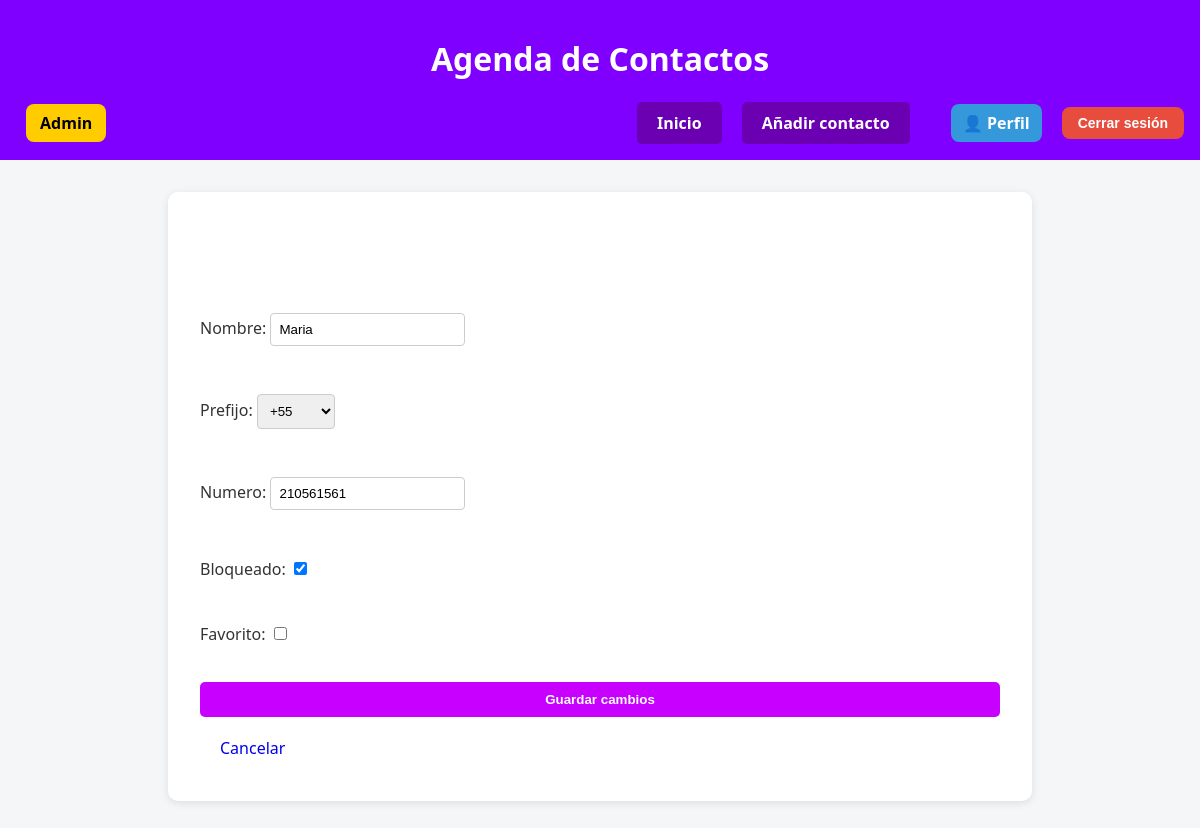
The app's page /editar/24/ (signed in) with its own data.
### modulo/models.py (models this page shows, shortened)
class Contacto(models.Model):
    nombre = models.CharField(max_length=50)
    prefijo = models.ForeignKey(Prefijo, on_delete=models.SET_NULL, null=True, blank=True)
    numero = models.CharField(max_length=20)
    autor = models.ForeignKey(User, on_delete=models.CASCADE)
    bloqueado = models.BooleanField(default=False)
    favorito = models.BooleanField(default=False)

class Prefijo(models.Model):
    prefijo = models.CharField(max_length=10)
    def __str__(self):
        return self.prefijo

### modulo/views.py (the view)
# urls.py: path('editar/<int:contacto_id>/', views.editar_contacto, name='editar_contacto'),
@login_required
def editar_contacto(request, contacto_id):
    contacto = get_object_or_404(Contacto, id=contacto_id, autor=request.user)
    if request.method == 'POST':
        form = ContactoForm(request.POST, instance=contacto)
        if form.is_valid():
            form.save()
            return redirect('index')
    else:
        form = ContactoForm(instance=contacto)
    return render(request, 'modulo/editar_contacto.html', {'form': form, 'contacto': contacto})

### modulo/forms.py
class ContactoForm(forms.ModelForm):
    class Meta:
        model = Contacto
        fields = ['nombre', 'prefijo', 'numero', 'bloqueado', 'favorito']

### modulo/templates/modulo/editar_contacto.html (shortened to what this page needs)
{% extends 'modulo/base.html' %}
{% block content %}
<h2>Editar contacto: {{ contacto.nombre }}</h2>
<form method="post">
    {{ form.as_p }}
    <button type="submit" class="button">Guardar cambios</button>
    <a href="{% url 'index' %}" class="button">Cancelar</a>
</form>
{% endblock %}

### modulo/static/modulo/css/index.css (style rules this page uses)
body { font-family: 'Segoe UI', Tahoma, Geneva, Verdana, sans-serif; margin: 0; padding: 0; background-color: #f4f6f8; color: #333; }
h1, h2 { color: #ffffff; }
form { display: flex; flex-direction: column; }
form input, form select { padding: 0.5rem; margin-bottom: 1rem; border: 1px solid #ccc; border-radius: 4px; }
button { background-color: #c800ff; color: white; padding: 10px 20px; border: none; border-radius: 8px; font-weight: bold; cursor: pointer; transition: background-color 0.3s ease; }
.button { padding: 10px 20px; border-radius: 5px; text-decoration: none; display: inline-block; margin-top: 10px; transition: background-color 0.3s; }

### records on screen
Contacto: nombre "Maria", numero "210561561", bloqueado "☑"
Prefijo: prefijo "+55"
